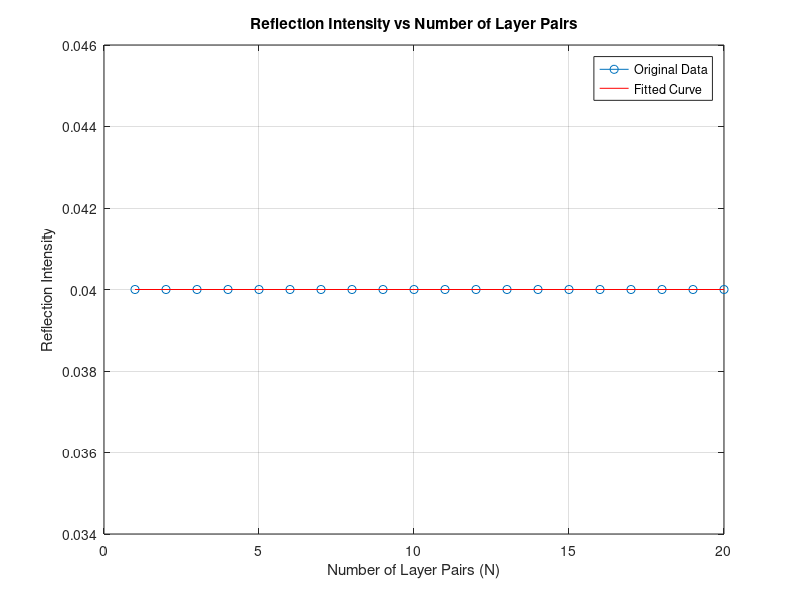

The MATLAB script that drew this image: (Note: this script raises an error after producing the figure.)
%סעיף א 

% Constants
n_air = 1.0;    % Refractive index of air
n1 = 1.5;       % Refractive index of first layer (closest to air)
n2 = 1.6;       % Refractive index of second layer (closest to substrate)
n_substrate = 1.5;  % Refractive index of substrate
wavelength = 1.5e-6;  % Wavelength in meters (1.5 microns)

% Function to calculate reflection coefficient for N pairs
N_values = 1:20;  % Number of layer pairs

reflection_intensity = zeros(1, length(N_values)); % Preallocate array

for i = 1:length(N_values)
    N = N_values(i);
    
    % Calculate individual reflection coefficients
    r_air_to_n1 = (n1 - n_air) / (n1 + n_air);
    r_n1_to_n2 = (n2 - n1) / (n2 + n1);
    r_n2_to_substrate = (n_substrate - n2) / (n_substrate + n2);
    
    % Total reflection amplitude for N layers
    total_r = r_air_to_n1;
    
    for j = 1:N
        total_r = total_r + r_n1_to_n2 + r_n2_to_substrate;
    end
    
    reflection_intensity(i) = total_r^2;  % Intensity reflection coefficient (R = |r|^2)
end

% Plot reflection intensity vs N
figure;
plot(N_values, reflection_intensity, 'o-');
xlabel('Number of Layer Pairs (N)');
ylabel('Reflection Intensity');
title('Reflection Intensity vs Number of Layer Pairs');
grid on;

% Curve fitting to an exponential function
fit_func = @(b, N) b(1) * exp(b(2) * N) + b(3);  % Exponential function for fitting
b0 = [0, 0, 0];  % Initial guess for the fitting parameters
b_fit = nlinfit(N_values, reflection_intensity, fit_func, b0);  % Perform the fitting

% Generate fitted data using the fitted parameters
fitted_reflection = fit_func(b_fit, N_values);

% Plot fitted curve on the same graph
hold on;
plot(N_values, fitted_reflection, 'r-');
legend('Original Data', 'Fitted Curve');
hold off;

% Display the fitting parameters
disp('Fitting parameters (a * exp(b * N) + c):');
disp(b_fit);

%סעיף ב

% Constants
n_air = 1.0;        % Refractive index of air
n1 = 1.5;          % Refractive index of first layer (closest to air)
n2 = 1.6;          % Refractive index of second layer (closest to substrate)
n_substrate = 1.5; % Refractive index of substrate
N = 50;            % Number of layer pairs
wavelength_range = linspace(1e-6, 2e-6, 500); % Wavelength range from 1 to 2 microns

% Angles of incidence (in degrees)
angles = [0, 15, 30, 45, 60];

% Initialize reflection intensity results
reflection_results = zeros(length(angles), length(wavelength_range));

% Calculate reflection intensity for each wavelength and angle
for a = 1:length(angles)
    theta_deg = angles(a);
    theta_rad = deg2rad(theta_deg);
    
    for w = 1:length(wavelength_range)
        wavelength = wavelength_range(w);
        
        % Initialize total reflection coefficients
        r_total_parallel = 0;
        r_total_perpendicular = 0;
        
        for j = 1:N
            % Calculate Fresnel coefficients for the current layer
            [r_parallel, r_perpendicular] = fresnel_coefficients(n1, n2, theta_rad);
            
            % Sum the reflection coefficients over all layers
            r_total_parallel = r_total_parallel + r_parallel;
            r_total_perpendicular = r_total_perpendicular + r_perpendicular;
        end
        
        % Calculate total reflection intensity (average of both polarizations)
        reflection_parallel = abs(r_total_parallel)^2;
        reflection_perpendicular = abs(r_total_perpendicular)^2;
        reflection_results(a, w) = (reflection_parallel + reflection_perpendicular) / 2;
    end
end

% Plot reflection intensity vs wavelength for different angles
figure;
hold on;
for a = 1:length(angles)
    plot(wavelength_range * 1e6, reflection_results(a, :), 'DisplayName', [num2str(angles(a)), '°']);
end
xlabel('Wavelength (\mum)');
ylabel('Reflection Intensity');
title('Reflection Intensity vs Wavelength for Various Angles of Incidence');
legend('show');
grid on;
hold off;

% Function to calculate Fresnel coefficients for parallel and perpendicular polarization
function [r_parallel, r_perpendicular] = fresnel_coefficients(n1, n2, theta1)
    % Snell's law
    theta2 = asin((n1 / n2) * sin(theta1));
    
    % Fresnel reflection coefficients for parallel and perpendicular polarization
    r_parallel = (n1 * cos(theta1) - n2 * cos(theta2)) / (n1 * cos(theta1) + n2 * cos(theta2));
    r_perpendicular = (n2 * cos(theta1) - n1 * cos(theta2)) / (n2 * cos(theta1) + n1 * cos(theta2));
end

